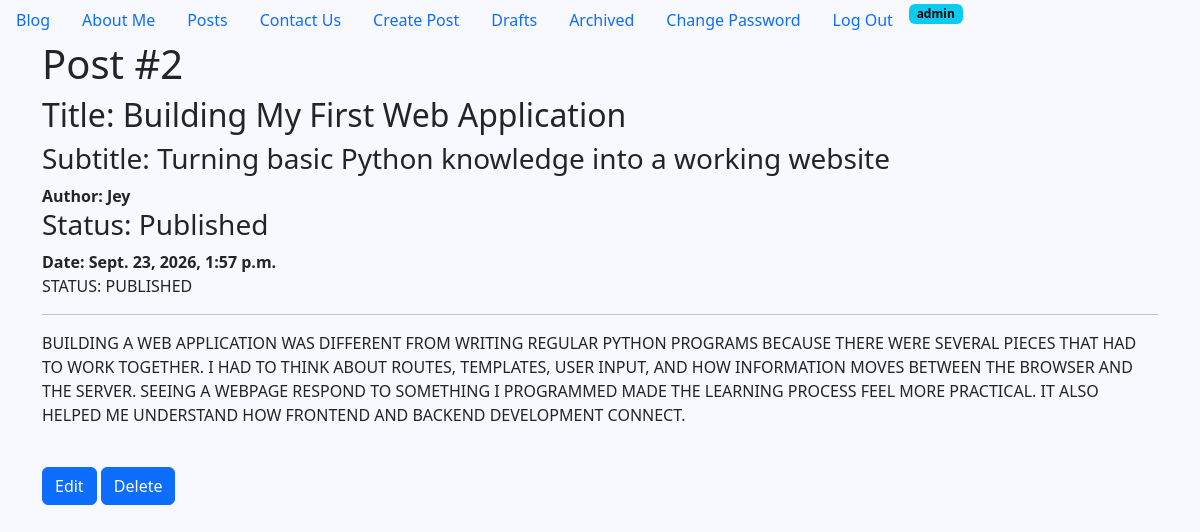
Page /detail/2/ (signed in) on the committed database.
### posts/models.py (models this page shows, shortened)
class Post(models.Model):
    title = models.CharField(max_length=128)
    subtitle = models.CharField(max_length=128)
    body = models.TextField()
    created_on = models.DateTimeField(auto_now_add=True)
    author = models.ForeignKey(
        User,
        on_delete=models.CASCADE
    )
    status = models.ForeignKey(
        Status,
        on_delete=models.DO_NOTHING
        )

class Status(models.Model):
    name = models.CharField(max_length=128, unique=True)
    description = models.CharField(
        max_length=200,
        help_text="Write a description about the status"
    )
    class Meta:
        verbose_name = "Status"
        verbose_name_plural = "Statuses"

### posts/views.py (the view)
# urls.py: path('detail/<int:pk>/', PostDetailView.as_view(), name="post_detail"),
class PostDetailView(LoginRequiredMixin, UserPassesTestMixin, DetailView):
    template_name = "postsTemplates/detail.html"
    model = Post
    context_object_name = "single_post"
    def test_func(self):
        return self.request.user.is_superuser

### templates/postsTemplates/detail.html (shortened to what this page needs)
{% extends 'base.html' %}
{% load static %}
{% block css %}
<link rel="stylesheet" href="{% static 'CSS/about.css' %}">
{% endblock %}
{% block content %}
<h1>Post #{{ single_post.id}}</h1>
<h2>Title: {{ single_post.title }}</h2>
<h3>Subtitle: {{ single_post.subtitle}}</h3>
<span><strong>Author: {{ single_post.author }}</strong></span>
<h3>Status: {{ single_post.status.name }}</h3>
<span><strong>Date: {{ single_post.created_on }}</strong></span>
<p>Status: {{ single_post.status.name }}</p>
<hr>
<p>{{ single_post.body}}</p>
<br>
<a href="{% url 'post_edit' single_post.id %}" class="btn btn-primary">Edit</a>
<a href="{% url 'post_delete' single_post.id %}" class="btn btn-primary">Delete</a>
{% endblock %}

### templates/navbar.html (shortened to what this page needs)
<ul class="nav">
<li class="nav-item">
    <a class="nav-link active" aria-current="page" href="{% url 'home' %}">Blog</a>
</li>
<li class="nav-item">
    <a class="nav-link" href="{% url 'about' %}">About Me</a>
</li>
<li class="nav-item">
    <a class="nav-link" href="{% url 'post_list' %}">Posts</a>
</li>
<li class="nav-item">
    <a class="nav-link" href="{% url 'contact' %}">Contact Us</a>
</li>
    {% if user.is_authenticated %}
<li class="nav-item">
    <a class="nav-link" href="{% url 'post_new' %}">Create Post</a>
</li>
<li class="nav-item">
    <a class="nav-link" href="{% url 'post_draft_list' %}">Drafts</a>
</li>
<li class="nav-item">
    <a class="nav-link" href="{% url 'post_archived_list' %}">Archived</a>
</li>
<li class="nav-item">
    <a class="nav-link" href="{% url 'password_change' %}">Change Password</a>
</li>
<li class="nav-item">
    <form method="post" action="{% url 'logout' %}">
        <button type="submit" class="nav-link">Log Out</button>
    </form>
</li>
<li class="nav-item">
    <span class="badge text-bg-info">{{ user.username }}</span>
</li>
    {% endif %}
</ul>

### static/CSS/about.css (style rules this page uses)
body { background-color: ghostwhite; }
p { text-transform: uppercase; font-weight: lighter; }

### rows in the picture
Post: id "2", title "Building My First Web Application", subtitle "Turning basic Python knowledge into a working website", author "Jey", status.name "Published", created_on "Sept. 23, 2026, 1:57 p.m.", status.name "PUBLISHED", body "BUILDING A WEB APPLICATION WAS DIFFERENT FROM WRITING REGULAR PYTHON PROGRAMS BECAUSE THERE WERE SEVERAL PIECES THAT HAD TO WORK TOGETHER. I HAD TO THINK ABOUT ROUTES, TEMPLATES, USER INPUT, AND HOW INFORMATION MOVES BETWEEN THE BROWSER AND THE SERVER. SEEING A WEBPAGE RESPOND TO SOMETHING I PROGRAMMED MADE THE LEARNING PROCESS FEEL MORE PRACTICAL. IT ALSO HELPED ME UNDERSTAND HOW FRONTEND AND BACKEND DEVELOPMENT CONNECT."

### other values in the picture
{{ user.username }} "admin"
